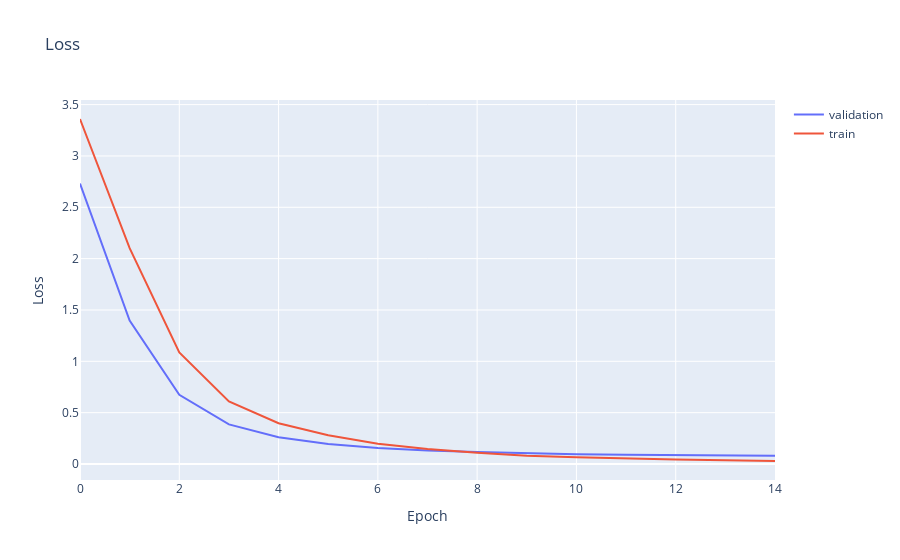

Notebook cell for this chart:
### Code cell
df_train = pd.read_csv('data/loss/train.csv')
df_validation = pd.read_csv('data/loss/validation.csv')
fig = go.Figure()
fig.add_trace(go.Scatter(x=df_validation['Step'], y=df_validation['Value'], mode='lines', name='validation'))
fig.add_trace(go.Scatter(x=df_train['Step'], y=df_train['Value'], mode='lines', name='train'))
fig.update_layout(title='Loss', xaxis_title='Epoch', yaxis_title='Loss')
fig.show()

### Figure 1 — Plotly figure (JSON) as saved in the notebook; plotly's stock layout.template omitted (floating-point values rounded to 4 significant figures)
{"data": [{"mode": "lines", "name": "validation", "type": "scatter", "x": [0, 1, 2, 3, 4, 5, 6, 7, 8, 9, 10, 11, 12, 13, 14], "y": [2.732, 1.396, 0.6741, 0.386, 0.2606, 0.1947, 0.1556, 0.1316, 0.1163, 0.1029, 0.09528, 0.09097, 0.08697, 0.08579, 0.08033]}, {"mode": "lines", "name": "train", "type": "scatter", "x": [0, 1, 2, 3, 4, 5, 6, 7, 8, 9, 10, 11, 12, 13, 14], "y": [3.36, 2.102, 1.086, 0.6102, 0.3973, 0.2794, 0.1977, 0.145, 0.1101, 0.08148, 0.06679, 0.05228, 0.0437, 0.03579, 0.02926]}], "layout": {"title": {"text": "Loss"}, "xaxis": {"title": {"text": "Epoch"}}, "yaxis": {"title": {"text": "Loss"}}}}
